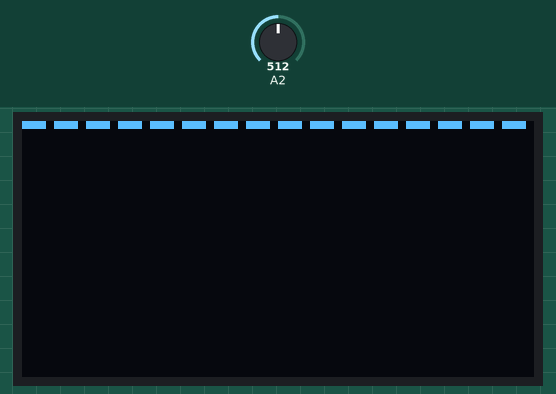
The sketch below on a simulated Arduino Uno, built with avr-gcc and run on an emulated ATmega328P. Shown: 128×64 one-colour display. Inputs (shaded band) come from the test bench; at power-on: A2 = 512.

Above: at 1.2 s.
1.3 s: A2 set to 716
At 2.6 s:
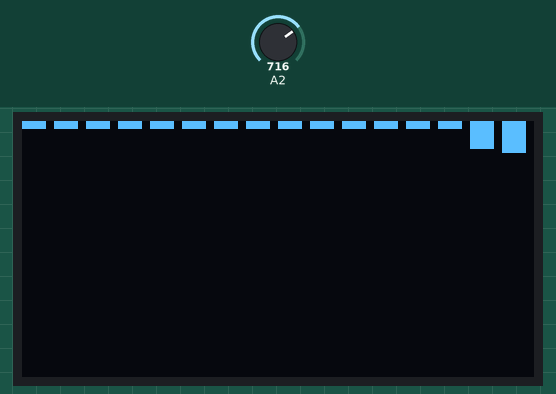
2.9 s: A2 set to 900
At 3.4 s:
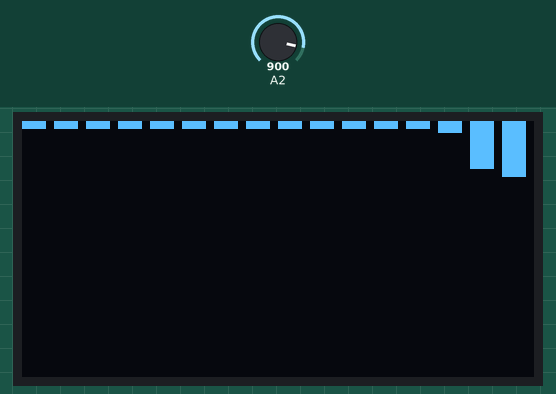
4.5 s: A2 set to 1023
At 5.6 s:
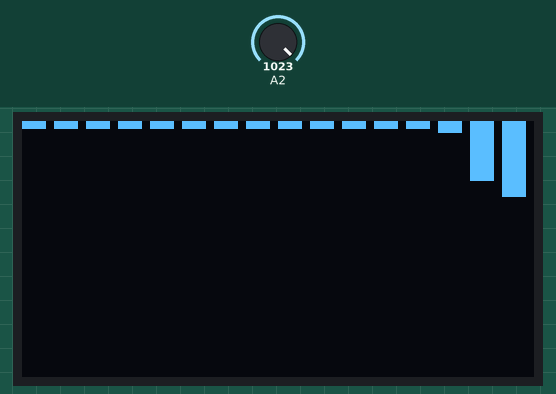
Timing chart, 0 to 7.5 s (numbered marks = the images above; inputs shaded):
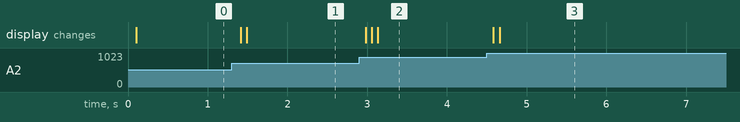

The sketch:

Music_Visualizer.ino
```cpp
#include <U8g2lib.h>
#include <arduinoFFT.h>
#ifdef U8X8_HAVE_HW_I2C
#include <Wire.h>
#endif

U8G2_SSD1306_128X64_NONAME_F_HW_I2C u8g2(U8G2_R0, /* clock=*/ SCL, /* data=*/ SDA, /* reset=*/ U8X8_PIN_NONE);

#define samples 32
#define halfsamples samples / 2
#define NumofCopy halfsamples * sizeof(double)
#define Interval 128 / (halfsamples)

arduinoFFT FFT = arduinoFFT();

double vReal[samples];
double vImag[samples];
double vTemp[halfsamples];
//const int multiplier[halfsamples] = {3,6,20,21,22,23,24,25,26,27,28,29,30,31,32,33};
const int multiplier[halfsamples] = {33, 32, 31, 30, 29, 28, 27, 26, 25, 23, 21, 19, 17, 15, 3, 2};
void setup() {
  setP32();  // 设置32分频,加快AD采样
  u8g2.begin();
}

void loop() {
  for (int i = 0; i < samples; i++) {
    vReal[i] = analogRead(A2) - 512;  // 采样
    vImag[i] = 0.0;
  }

  u8g2.clearBuffer();

  FFT.Windowing(vReal, samples, FFT_WIN_TYP_HANN, FFT_FORWARD); // 加窗
  FFT.Compute(vReal, vImag, samples, FFT_FORWARD);               // 计算fft
  FFT.ComplexToMagnitude(vReal, vImag, samples);                 // 计算幅度

  for (int i = 0; i < halfsamples; i++) {
    double temp = vTemp[halfsamples - i - 1] * multiplier[i] * 0.001;
    double real = vReal[halfsamples - i - 1] * multiplier[i] * 0.001;


    for (int j = 0; j < 6;j++){
      u8g2.drawPixel(i * Interval+j, temp + 1);
      u8g2.drawLine(i * Interval+j, 0, i * Interval+j, real);
    }
  }

  u8g2.sendBuffer();

  memcpy(vTemp, vReal, NumofCopy); // 改为128点时可以注释掉，防止刷新太慢
}

void setP32() // 设置32分频
{
  ADCSRA |= (1 << ADPS2);
  ADCSRA &= ~(1 << ADPS1);
  ADCSRA |= (1 << ADPS0);
}
```

Measured:
- after the input at 1.3 s, the display: first changes after 0.11 s (image 1 shows a later state)
- after the input at 2.9 s, the display: first changes after 0.08 s (image 2 shows a later state)
- after the input at 4.5 s, the display: first changes after 0.08 s (image 3 shows a later state)
